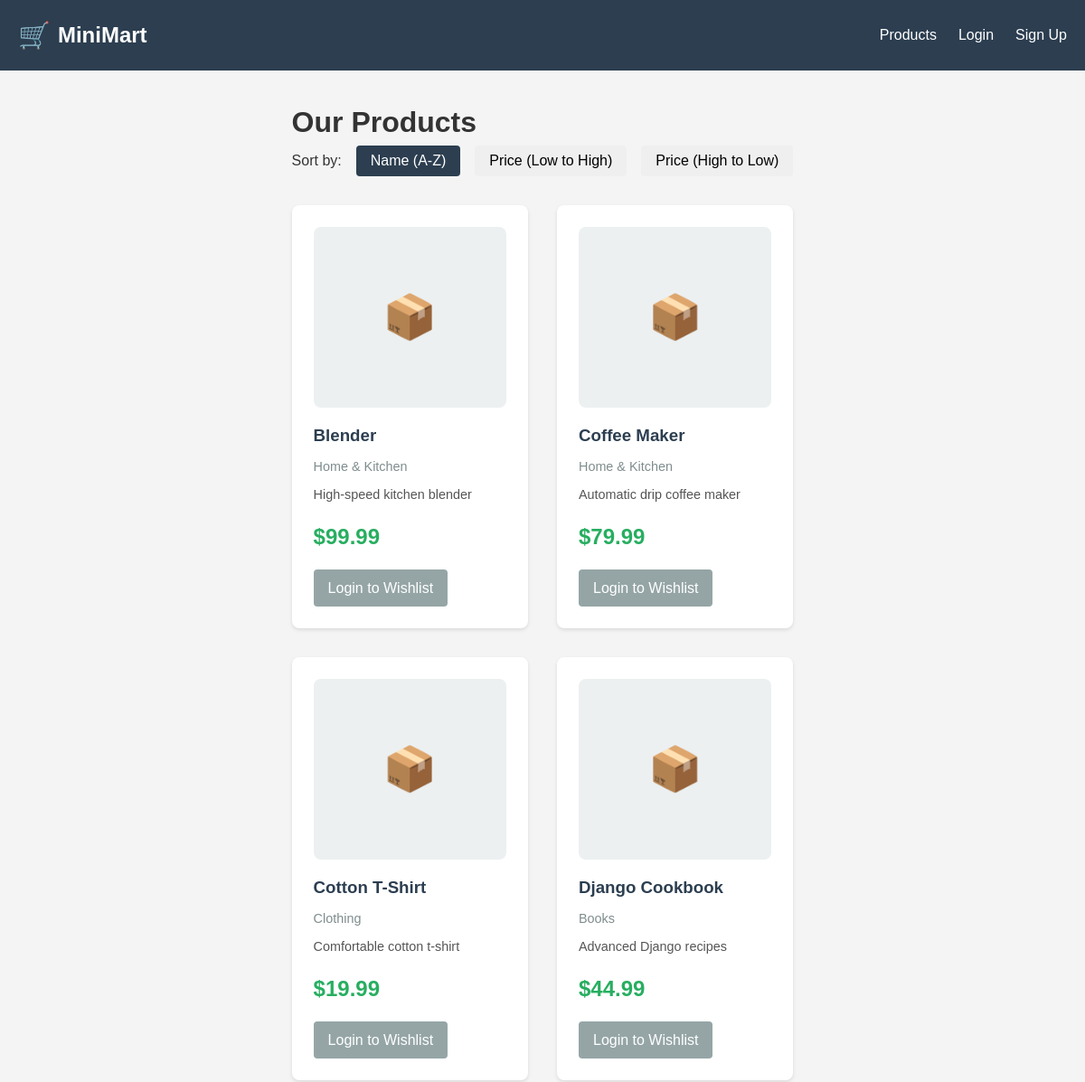
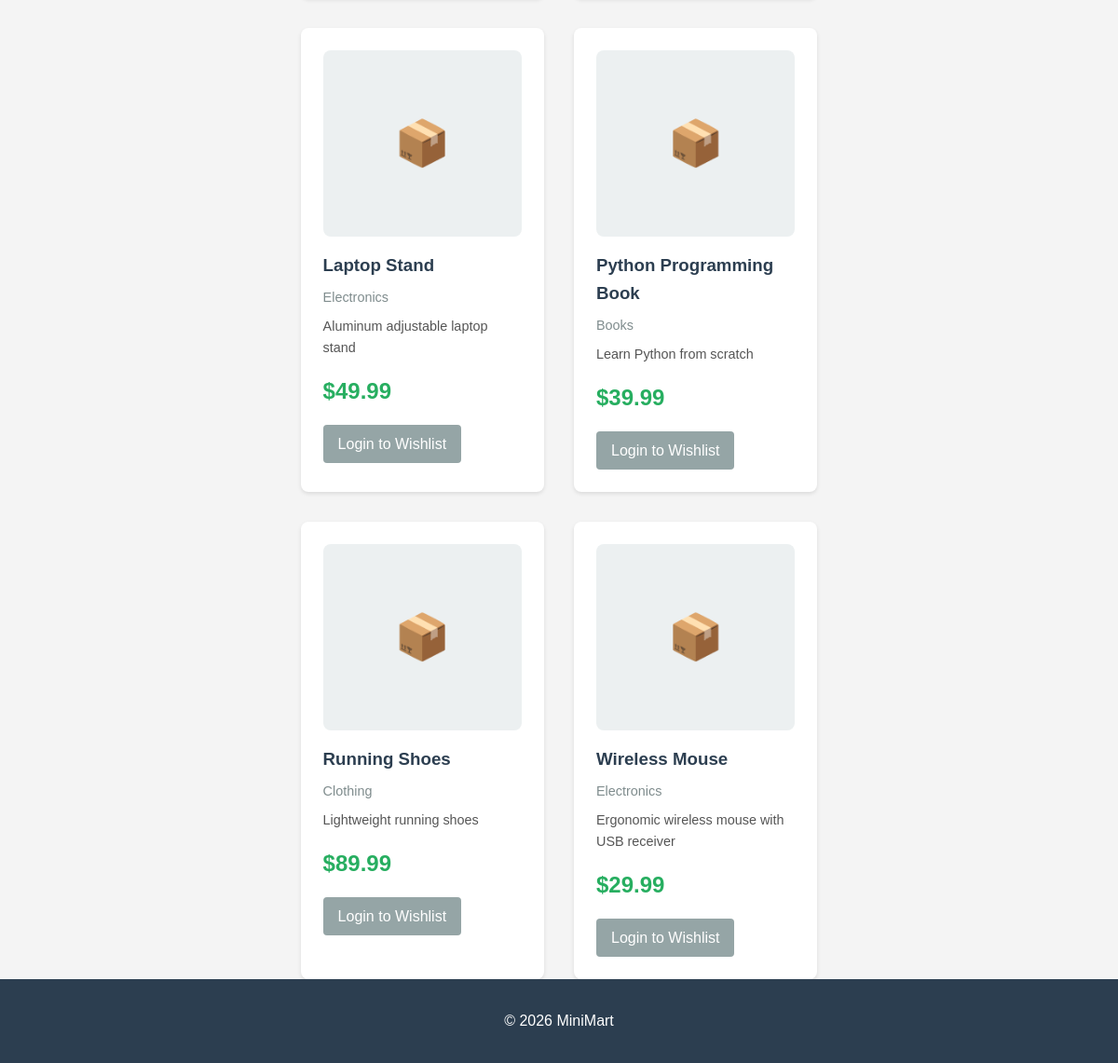
The page / on the database its author committed (2 pictures, top to bottom).
### shop/models.py (models this page shows, shortened)
class Product(models.Model):
    name = models.CharField(max_length=200)
    description = models.TextField(blank=True)
    price = models.DecimalField(max_digits=10, decimal_places=2)
    category = models.ForeignKey(Category, on_delete=models.CASCADE, related_name='products')
    image = models.ImageField(upload_to='products/', blank=True, null=True)  # NEW FIELD
    created_at = models.DateTimeField(auto_now_add=True)
    class Meta:
        ordering = ['name']

class Category(models.Model):
    name = models.CharField(max_length=100, unique=True)
    class Meta:
        verbose_name_plural = "Categories"

### shop/views.py (the view)
# urls.py: path('', views.product_list, name='product_list'),
def product_list(request):
    sort_by = request.GET.get('sort', 'name')
    if sort_by == 'price_low':
        products = Product.objects.all().order_by('price')
    elif sort_by == 'price_high':
        products = Product.objects.all().order_by('-price')  # minus sign = descending
    else:
        products = Product.objects.all().order_by('name')
    wishlist_product_ids = []
    if request.user.is_authenticated:
        wishlist_product_ids = Wishlist.objects.filter(
            user=request.user
        ).values_list('product_id', flat=True)
    context = {
        'products': products,
        'wishlist_product_ids': list(wishlist_product_ids),
        'current_sort': sort_by,
    }
    if request.headers.get('HX-Request'):
        return render(request, 'shop/partials/product_list_partial.html', context)
    return render(request, 'shop/product_list.html', context)

### shop/templates/shop/product_list.html (shortened to what this page needs)
{% extends 'base.html' %}
{% block content %}
<h1>Our Products</h1>
<div class="sort-controls">
    <label>Sort by:</label>
    <button
        hx-get="{% url 'product_list' %}?sort=name"
        hx-target="#product-container"
        hx-swap="innerHTML"
        hx-push-url="true"
        class="btn {% if current_sort == 'name' %}btn-active{% endif %}">
        Name (A-Z)
    </button>
    <button
        hx-get="{% url 'product_list' %}?sort=price_low"
        hx-target="#product-container"
        hx-swap="innerHTML"
        hx-push-url="true"
        class="btn {% if current_sort == 'price_low' %}btn-active{% endif %}">
        Price (Low to High)
    </button>
    <button
        hx-get="{% url 'product_list' %}?sort=price_high"
        hx-target="#product-container"
        hx-swap="innerHTML"
        hx-push-url="true"
        class="btn {% if current_sort == 'price_high' %}btn-active{% endif %}">
        Price (High to Low)
    </button>
</div>
<div id="product-container">
    {% include 'shop/partials/product_list_partial.html' %}
</div>
{% endblock %}

### shop/templates/shop/partials/product_list_partial.html
<div class="product-grid">
    {% for product in products %}
        <div class="product-card">
            {% if product.image %}
                <img src="{{ product.image.url }}" alt="{{ product.name }}" class="product-image">
            {% else %}
                <div class="product-image-placeholder">
                    <span>📦</span>
                </div>
            {% endif %}
            <h3>{{ product.name }}</h3>
            <p class="category">{{ product.category.name }}</p>
            <p class="description">{{ product.description|truncatewords:20 }}</p>
            <p class="price">${{ product.price }}</p>
            <div id="wishlist-btn-{{ product.id }}">
                {% if product.id in wishlist_product_ids %}
                    {% include 'shop/partials/wishlist_button.html' with product=product in_wishlist=True %}
                {% else %}
                    {% include 'shop/partials/wishlist_button.html' with product=product in_wishlist=False %}
                {% endif %}
            </div>
        </div>
    {% empty %}
        <p>No products available.</p>
    {% endfor %}
</div>

### shop/templates/shop/partials/wishlist_button.html
{% if user.is_authenticated %}
    {% if in_wishlist %}
        <button
            hx-post="{% url 'remove_from_wishlist' product.id %}"
            hx-target="#wishlist-btn-{{ product.id }}"
            hx-swap="innerHTML"
            hx-headers='{"X-CSRFToken": "{{ csrf_token }}"}'
            class="btn btn-remove">
            ❤️ In Wishlist
        </button>
    {% else %}
        <button
            hx-post="{% url 'add_to_wishlist' product.id %}"
            hx-target="#wishlist-btn-{{ product.id }}"
            hx-swap="innerHTML"
            hx-headers='{"X-CSRFToken": "{{ csrf_token }}"}'
            class="btn btn-primary">
            🤍 Add to Wishlist
        </button>
    {% endif %}
{% else %}
    <a href="{% url 'login' %}" class="btn btn-secondary">Login to Wishlist</a>
{% endif %}

### static/css/style.css (style rules this page uses)
html { height: 100%; }
body { font-family: Arial, sans-serif; line-height: 1.6; color: #333; background-color: #f4f4f4; min-height: 100vh; display: flex; flex-direction: column; }
* { margin: 0; padding: 0; box-sizing: border-box; }
.btn { padding: 0.5rem 1rem; border: none; border-radius: 4px; cursor: pointer; font-size: 1rem; text-decoration: none; display: inline-block; }
.btn-secondary { background-color: #95a5a6; color: white; }
.btn-active { background-color: #2c3e50; color: white; }
.sort-controls { margin-bottom: 2rem; display: flex; gap: 1rem; align-items: center; }
.product-grid { display: grid; grid-template-columns: repeat(auto-fill, minmax(250px, 1fr)); gap: 2rem; margin-top: 2rem; }
.product-card { background: white; padding: 1.5rem; border-radius: 8px; box-shadow: 0 2px 4px rgba(0,0,0,0.1); }
.product-card h3 { margin-bottom: 0.5rem; color: #2c3e50; }
.category { color: #7f8c8d; font-size: 0.9rem; margin-bottom: 0.5rem; }
.description { color: #555; font-size: 0.9rem; margin-bottom: 1rem; }
.price { font-size: 1.5rem; font-weight: bold; color: #27ae60; margin-bottom: 1rem; }
.product-image-placeholder { width: 100%; height: 200px; background-color: #ecf0f1; border-radius: 8px; margin-bottom: 1rem; display: flex; align-items: center; justify-content: center; font-size: 3rem; }

### rows shown on the page
Product: name "Blender", category.name "Home & Kitchen", description "High-speed kitchen blender", price "99.99", shows "Login to Wishlist"
Product: name "Coffee Maker", category.name "Home & Kitchen", description "Automatic drip coffee maker", price "79.99", shows "Login to Wishlist"
Product: name "Cotton T-Shirt", category.name "Clothing", description "Comfortable cotton t-shirt", price "19.99", shows "Login to Wishlist"
Product: name "Django Cookbook", category.name "Books", description "Advanced Django recipes", price "44.99", shows "Login to Wishlist"
Product: name "Laptop Stand", category.name "Electronics", description "Aluminum adjustable laptop stand", price "49.99", shows "Login to Wishlist"
Product: name "Python Programming Book", category.name "Books", description "Learn Python from scratch", price "39.99", shows "Login to Wishlist"
Product: name "Running Shoes", category.name "Clothing", description "Lightweight running shoes", price "89.99", shows "Login to Wishlist"
Product: name "Wireless Mouse", category.name "Electronics", description "Ergonomic wireless mouse with USB receiver", price "29.99", shows "Login to Wishlist"
